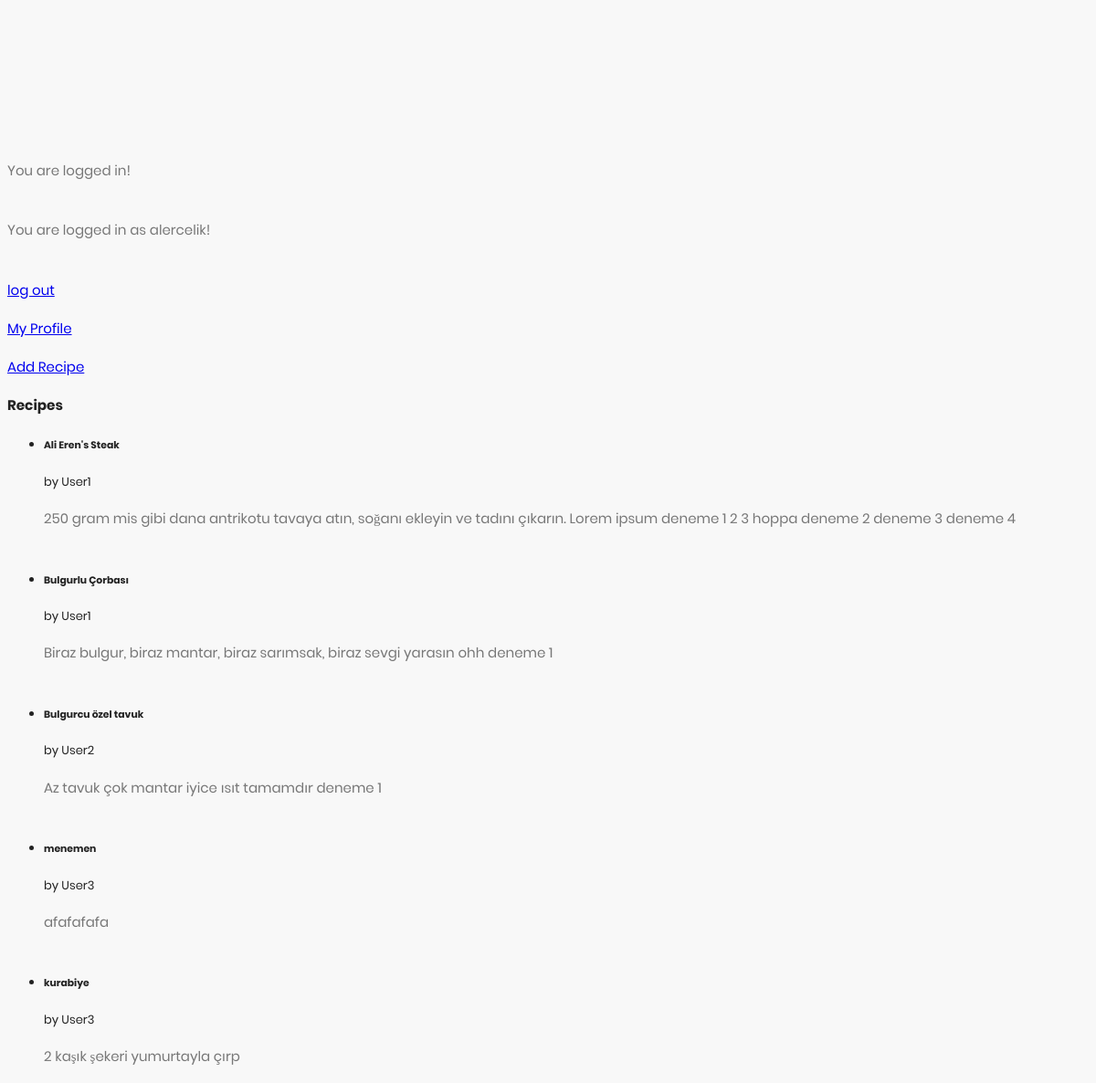
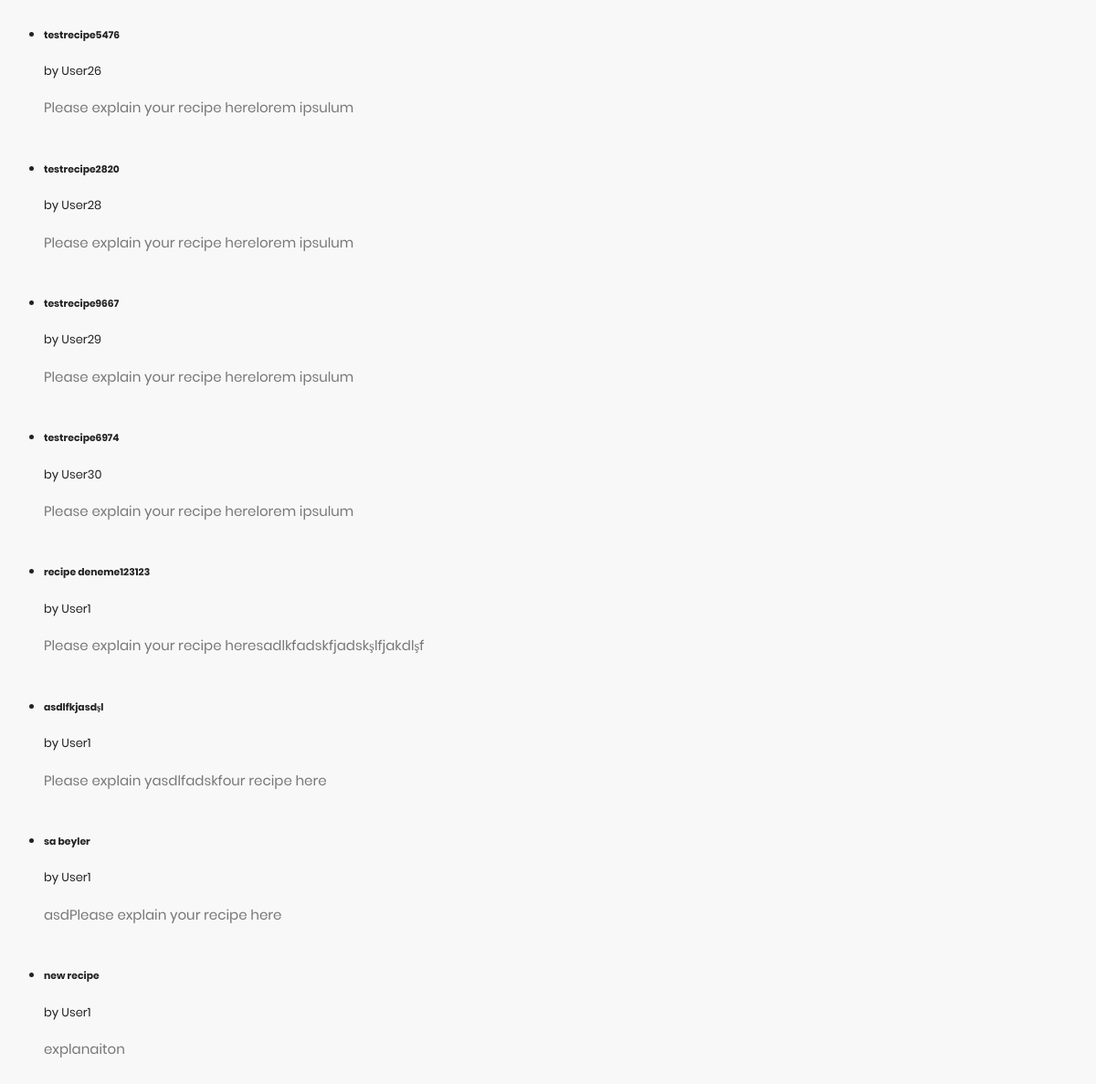
/ (signed in), run on an earlier commit of the app's database (2 pictures, top to bottom).
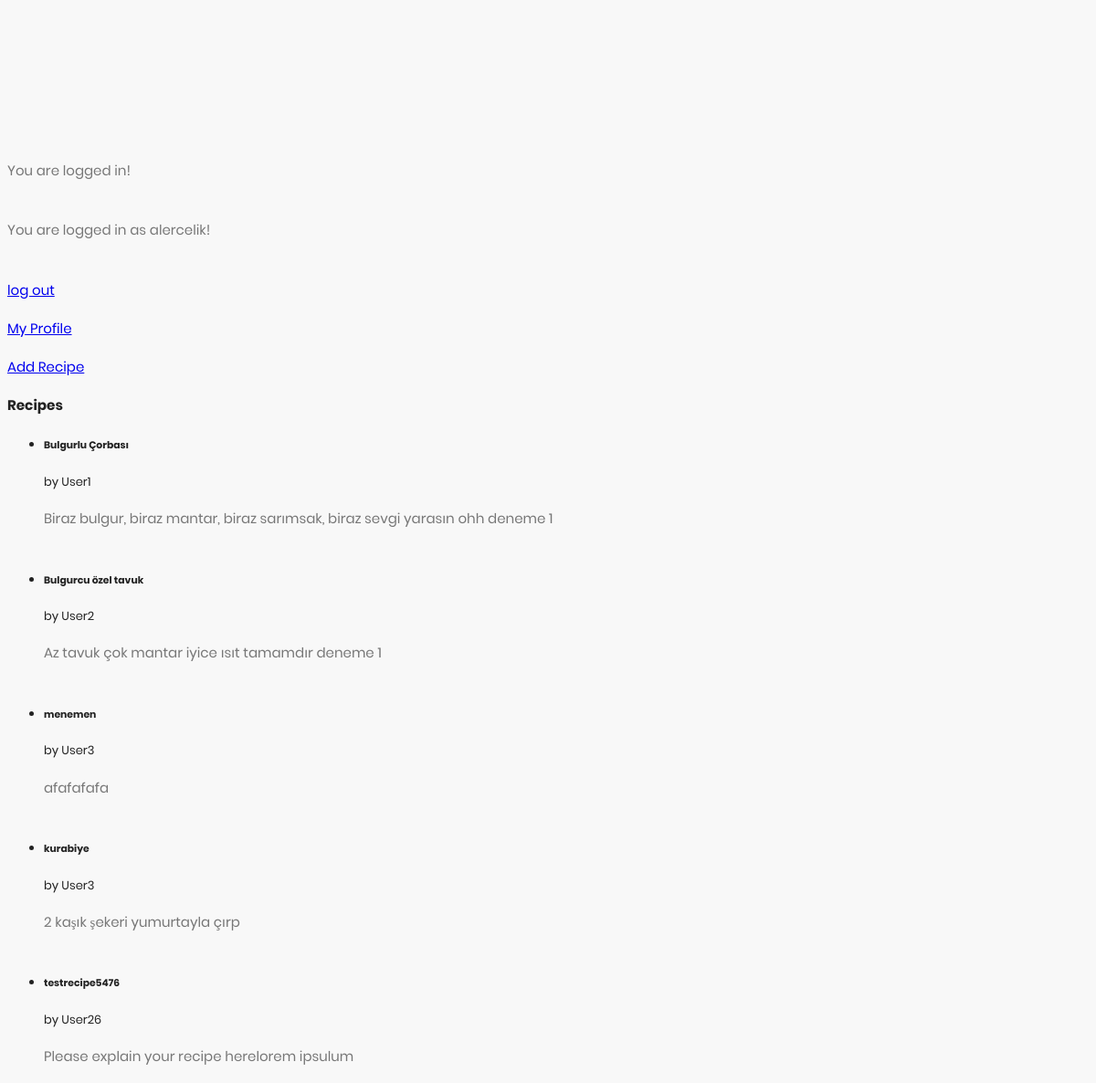
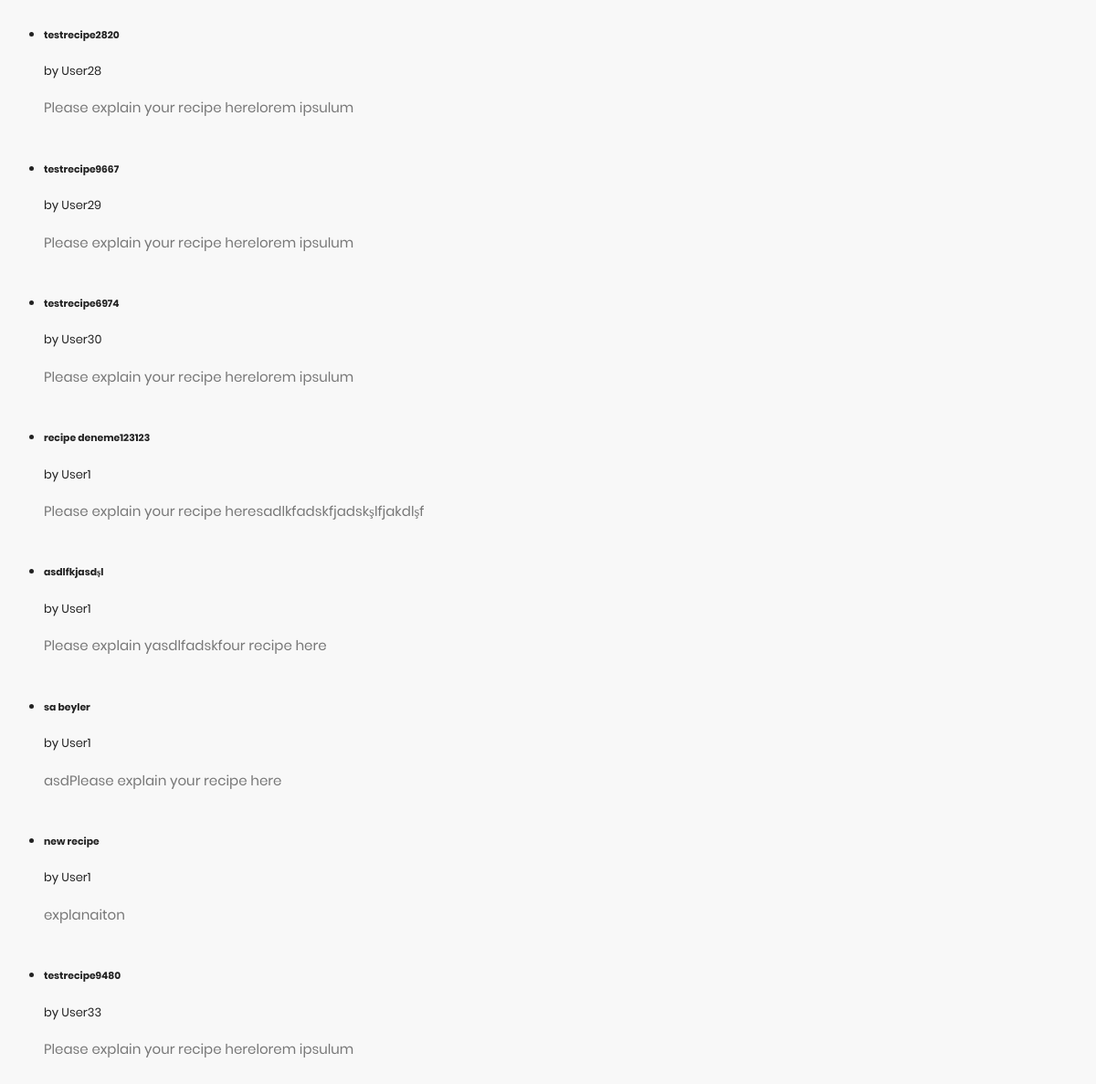
And on a later commit of the database (2 pictures, top to bottom).
### main.py (models this page shows, shortened)
class Recipe(db.Model):
	__tablename__ = 'Recipe'
	id = db.Column(db.Integer, primary_key = True)
	name = db.Column(db.String(100))
	text = db.Column(db.Text)
	category_id = db.Column(db.Integer, db.ForeignKey('RecipeCategory.id'), nullable=False)
	user_id = db.Column(db.Integer, db.ForeignKey('User.id'), nullable=False)
	add_date = db.Column(db.DateTime)
	last_edit_date = db.Column(db.DateTime)

### main.py (the view)
@app.route('/', methods=['POST', 'GET'])
def home():
	if not "logged_in" in session:
		user_logged_in = False
		session["logged_in"] = False
	else:
		user_logged_in = session["logged_in"]
	if not user_logged_in:
		return render_template('log_in.html')
	if "username" in session:
		username = session["username"]
	else:
		username = ""
	recipes = Recipe.query.all()
	return render_template('index.html', user_logged_in=user_logged_in, username=username, recipes=recipes)

### templates/index.html (shortened to what this page needs)
<!DOCTYPE html>
<html lang="en">
<head>
    <link rel="stylesheet" href="{{ url_for('static', filename='fonts/material-icon/css/material-design-iconic-font.min.css') }}">
    <link rel="stylesheet" href="{{ url_for('static', filename='css/style.css') }}">
</head>
<body>
    <div class="main">
        {% if user_logged_in %}
            <p>You are logged in!</p> <br>
            {% if username != "" %}
                <p>You are logged in as {{username}}!</p> <br>
            {% endif %}
            <p><a href="{{url_for("log_out")}}">log out</a></p>
            <p><a name="profile" href="{{url_for("profile")}}">My Profile</a></p>
            <p><a href="{{url_for("add_recipe")}}">Add Recipe</a></p>
            <div>
                <h3>Recipes</h3>
                <ul>
                {% for recipe in recipes %}
                    <li>
                        <h5>{{recipe.name}}</h5>
                        by User{{recipe.user_id}}
                        <p>{{recipe.text}}</p>
                        <br>
                    </li>
                {% endfor %}
                </ul>
            </div>
        {% else %}
            <p>Please <a href="{{url_for("log_in")}}">log in</a> or <a href="{{url_for("sign_up")}}">sign up</a> </p>
        {% endif %}
    </div>
</body>
</html>

### static/css/style.css (style rules this page uses)
p { margin-bottom: 0px; font-size: 15px; color: #777; }
.main { background: #f8f8f8; padding: 150px 0; }
body { font-size: 13px; line-height: 1.8; color: #222; background: #f8f8f8; font-weight: 400; font-family: Poppins; }

What changed in the data, as far as the page shows it:
removed Recipe: name "Ali Eren's Steak", user_id "1", text "250 gram mis gibi dana antrikotu tavaya atın, soğanı ekleyin ve tadını çıkarın. Lorem ipsum deneme 1 2 3 hoppa deneme 2 deneme 3 deneme 4"
added Recipe: name "testrecipe9480", user_id "33", text "Please explain your recipe herelorem ipsulum"
